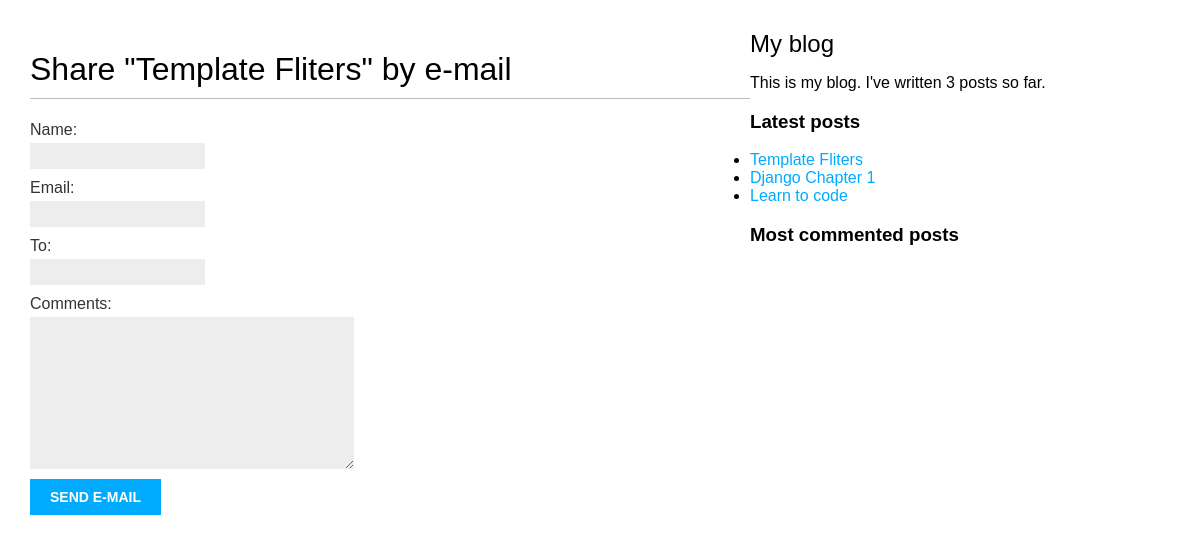
/blog/3/share/, run on the app's committed database.
### blog/models.py (models this page shows, shortened)
class Post(models.Model):
    STATUS_CHOICES = (
        ('draft', 'Draft'),
        ('published', 'Published'),
    )
    title = models.CharField(max_length=250)
    slug = models.SlugField(max_length=250,
                            unique_for_date='publish')
    author = models.ForeignKey(User,
                               on_delete=models.CASCADE,
                               related_name='blog_posts')
    body = models.TextField()
    publish = models.DateTimeField(default=timezone.now)
    created = models.DateTimeField(auto_now_add=True)
    updated = models.DateTimeField(auto_now=True)
    status = models.CharField(max_length=10,
                              choices=STATUS_CHOICES,
                              default='draft')
    objects = models.Manager()  # The default manager.
    published = PublishedManager()  # Our custom manager.
    tags = TaggableManager()
    class Meta:
        ordering = ('-publish',)
    def get_absolute_url(self):
        return reverse('blog:post_detail',
                       args=[self.publish.year,
                             self.publish.month,
                             self.publish.day,
                             self.slug])

### blog/views.py (the view)
def post_share(request, post_id):
    post = get_object_or_404(Post, id=post_id, status='published')
    sent = False
    if request.method == 'POST':
        form = EmailPostForm(request.POST)
        if form.is_valid():
            cd = form.cleaned_data
            post_url = request.build_absolute_uri(
                post.get_absolute_url())
            subject = '{} ({}) recommends you reading "{}"'.format(
                cd['name'], cd['email'], post.title)
            message = 'Read "{}" at {}\n\n{}\'s comments: {}'.format(
                post.title, post_url, cd['name'], cd['comments'])
            send_mail(subject, message, 'admin@myblog.com',
                      [cd['to']])
            sent = True
    else:
        form = EmailPostForm()
    return render(request, 'blog/post/share.html', {'post': post,
                                                    'form': form,
                                                    'sent': sent})

### blog/forms.py
class EmailPostForm(forms.Form):
    name = forms.CharField(max_length=25)
    email = forms.EmailField()
    to = forms.EmailField()
    comments = forms.CharField(required=False,
                               widget=forms.Textarea)

### blog/models.py (called while the page is built)
    def get_queryset(self):
        return super(PublishedManager, self).get_queryset().filter(status='published')

### blog/templatetags/blog_tags.py (called while the page is built)
@register.simple_tag
def total_posts():
    return Post.published.count()

@register.inclusion_tag('blog/post/latest_posts.html')
def show_latest_posts(count=5):
    latest_posts = Post.published.order_by('-publish')[:count]
    return {'latest_posts': latest_posts}

@register.simple_tag
def get_most_commented_posts(count=5):
    return Post.published.annotate(
        total_comments=Count('comments')
    ).order_by('-total_comments')[:count]

### blog/templates/blog/post/share.html (shortened to what this page needs)
{% extends "blog/base.html" %}
{% block content %}
 {% if sent %}
    <h1>E-mail successfully sent</h1>
    <p>
        "{{post.title }}" was successfully sent to {{ form.cleaned_data.to }}.
    </p>
{% else %}
    <h1>Share "{{ post.title }}" by e-mail</h1>
    <form action="." method="post">
    {{ form.as_p }}
    <input type = "submit" value="send e-mail">
    </form>
    {% endif %}
{% endblock %}

### blog/templates/blog/post/latest_posts.html
<ul>
{% for post in latest_posts %}
 <li>
   <a ref="{{ post.get_absolute_url }}">{{ post.title }}</a>
 </li>
{% endfor %}
</ul>

### blog/static/css/blog.css (style rules this page uses)
body { margin: 0; padding: 0; font-family: helvetica, sans-serif; }
a { color: #00abff; text-decoration: none; }
h1 { font-weight: normal; border-bottom: 1px solid #bbb; padding: 0 0 10px 0; }
label { float: left; clear: both; color: #333; margin-bottom: 4px; }
input, textarea { clear: both; float: left; margin: 0 0 10px; background: #ededed; border: 0; padding: 6px 10px; font-size: 12px; }
input[type="submit"] { font-weight: bold; background: #00abff; color: #fff; padding: 10px 20px; font-size: 14px; text-transform: uppercase; }

### data on the page
Post: title "Template Fliters"
Post: title "Django Chapter 1"
Post: title "Learn to code"
